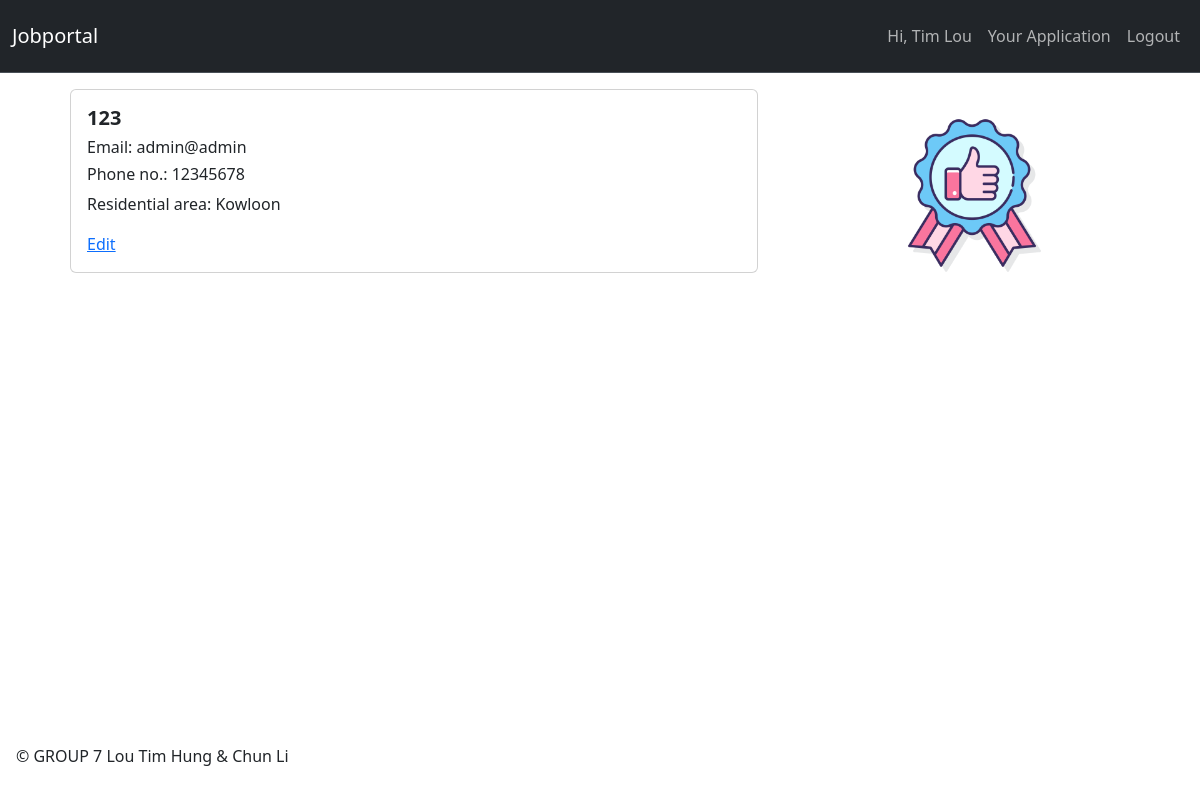
The page /profile.php (signed in) on the database its author committed.
### tables this page shows
CREATE TABLE `candidates` (
  `candidate_id` int(11) NOT NULL,
  `full_name` tinytext NOT NULL,
  `email` tinytext NOT NULL,
  `password` tinytext NOT NULL
);

CREATE TABLE `cvs` (
  `cv_id` int(11) NOT NULL,
  `candidate_id` int(11) NOT NULL,
  `full_name` tinytext NOT NULL,
  `email` tinytext NOT NULL,
  `phone_no` int(11) NOT NULL,
  `residential_area` tinytext NOT NULL,
  `cv_img` text NOT NULL
);

### profile.php (the view, shortened to what this page needs)
<?php include_once('header.php'); ?>
    <div class="container-sm">
        <?php
            if($_SESSION){
                $cvQ = mysqli_query($dbConnection, "SELECT * FROM `cvs` WHERE `candidate_id` = '".$thisuser."'");
                $cv = mysqli_fetch_assoc($cvQ);
                if (mysqli_num_rows($cvQ) > 0) {
                    if($cv['candidate_id'] == $thisuser){
                        $candidateQ = mysqli_query($dbConnection, "SELECT * FROM `candidates` WHERE `email` ='".$_SESSION['email']."'");
                        $candidate = mysqli_fetch_assoc($candidateQ);
                        $cvQ = mysqli_query($dbConnection, "SELECT * FROM `cvs` WHERE `candidate_id` ='".$candidate['candidate_id']."'");
                        $cv = mysqli_fetch_assoc($cvQ);
                        echo '
                        <div class="container text-left">
                            <div class="row">
                                <div class="col-sm-8">';
                                echo '<div class="card" style="margin: 1rem">';
                                echo '<div class="card-body">';
                                echo '<h5 class="card-title" style="font-weight: bold">'.$cv['full_name'].'</h5>';
                                echo '<h6 class="card-title">Email: '.$cv['email'].'</h6>';
                                echo '<h6 class="card-title">Phone no.: '.$cv['phone_no'].'</h6>';
                                echo '<p class="card-text" >Residential area: '.$cv['residential_area'].'</p>';
                                echo '<a href="../jobportal/editcv.php?job_id='.$cv['cv_id'].'" class="card-link">Edit</a>';
                                echo '</div>';
                                echo '</div>';
                                echo '</div>
                                <div class="col-sm-4 text-center ">
                                    <img src="'.$cv['cv_img'].'" height="200px" style="padding-top:2.5rem">
                                </div>
                            </div>
                        </div>
                        ';
                    }
                }
            }
        ?>
    </div>
<?php include_once('footer.php'); ?>

### header.php (shortened to what this page needs)
<?php
    include_once 'dbConnect.php';
?>
<!doctype html>
<html lang="en">
  <head>
    <link href="https://cdn.jsdelivr.net/npm/bootstrap@5.3.2/dist/css/bootstrap.min.css" rel="stylesheet">
    <link class="jsbin" href="http://ajax.googleapis.com/ajax/libs/jqueryui/1/themes/base/jquery-ui.css" rel="stylesheet" type="text/css" />
</head>
<body>
    <nav class="navbar bg-dark border-bottom border-body" data-bs-theme="dark">
        <div class="container-fluid">
            <a class="navbar-brand" href="../jobportal/index.php">Jobportal</a>
            <nav class="navbar navbar-expand-lg">
                <ul class="navbar-nav">
                    <?php
                        if($_SESSION){
                            $candidateQ = mysqli_query($dbConnection, "SELECT * FROM `candidates` WHERE `email` ='".$_SESSION['email']."'");
                            $candidate = mysqli_fetch_assoc($candidateQ);
                            if(!empty($candidate['email'])){
                                echo '<li class="nav-item"><a class="nav-link" href="../jobportal/Profile.php">Hi, '.$candidate['full_name'].'</a></li>';
                                echo '<li class="nav-item"><a class="nav-link" href="../jobportal/appplication.php">Your Application</a></li>';
                                $thisuser = $candidate['candidate_id'];
                            }
                            echo '<li class="nav-item"><a class="nav-link" href="../jobportal/function.php?op=logout">Logout</a></li>';
                        }else{
                            echo '<li class="nav-item bg-dark" ><a class="nav-link" href="../jobportal/candidates.php">Candidates</a></li>';
                            echo '<li class="nav-item bg-dark" ><a class="nav-link" href="../jobportal/employers.php">Employers</a></li>';
                        }
                    ?>
                </ul>
            </nav>
        </div>
    </nav>

### header.php (style rules this page uses)
body { min-height: 100vh; display: flex; flex-direction: column; }

### rows shown on the page
candidates: full_name "Tim Lou"
cvs: full_name "123", email "admin@admin", phone_no "12345678", residential_area "Kowloon", cv_img (picture)
